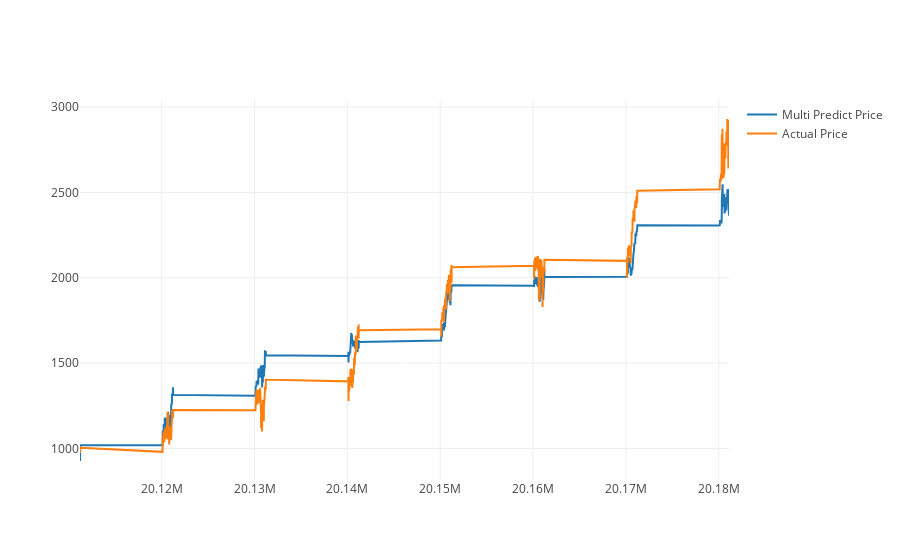

The notebook cell saved with this chart:
### Code cell
predictDates = data.tail(len(inv_y)).index
actual_chart = go.Scatter(x=predictDates, y=inv_y, name= 'Actual Price')
multi_predict_chart = go.Scatter(x=predictDates, y=inv_yhat, name= 'Multi Predict Price')
#predict_chart = go.Scatter(x=predictDates, y=yhat_reshape, name= 'Predict Price')
#py.iplot([predict_chart, multi_predict_chart, actual_chart])
py.iplot([multi_predict_chart, actual_chart])

### Figure 1 — Plotly figure (JSON) as saved in the notebook; plotly's stock layout.template omitted (floating-point values rounded to 4 significant figures; data arrays with more than 128 entries replaced by an {"elided": "..."} marker saying what was removed)
{"data": [{"name": "Multi Predict Price", "type": "scatter", "uid": "0b8a19d6-2cb8-4fb2-b222-5ad2431d56b6", "x": {"elided": "1739 int values"}, "y": {"elided": "1739 float values"}}, {"name": "Actual Price", "type": "scatter", "uid": "343832ca-8a50-49e8-bd08-0224774dfbd7", "x": {"elided": "1739 int values"}, "y": {"elided": "1739 float values"}}], "layout": {}}
